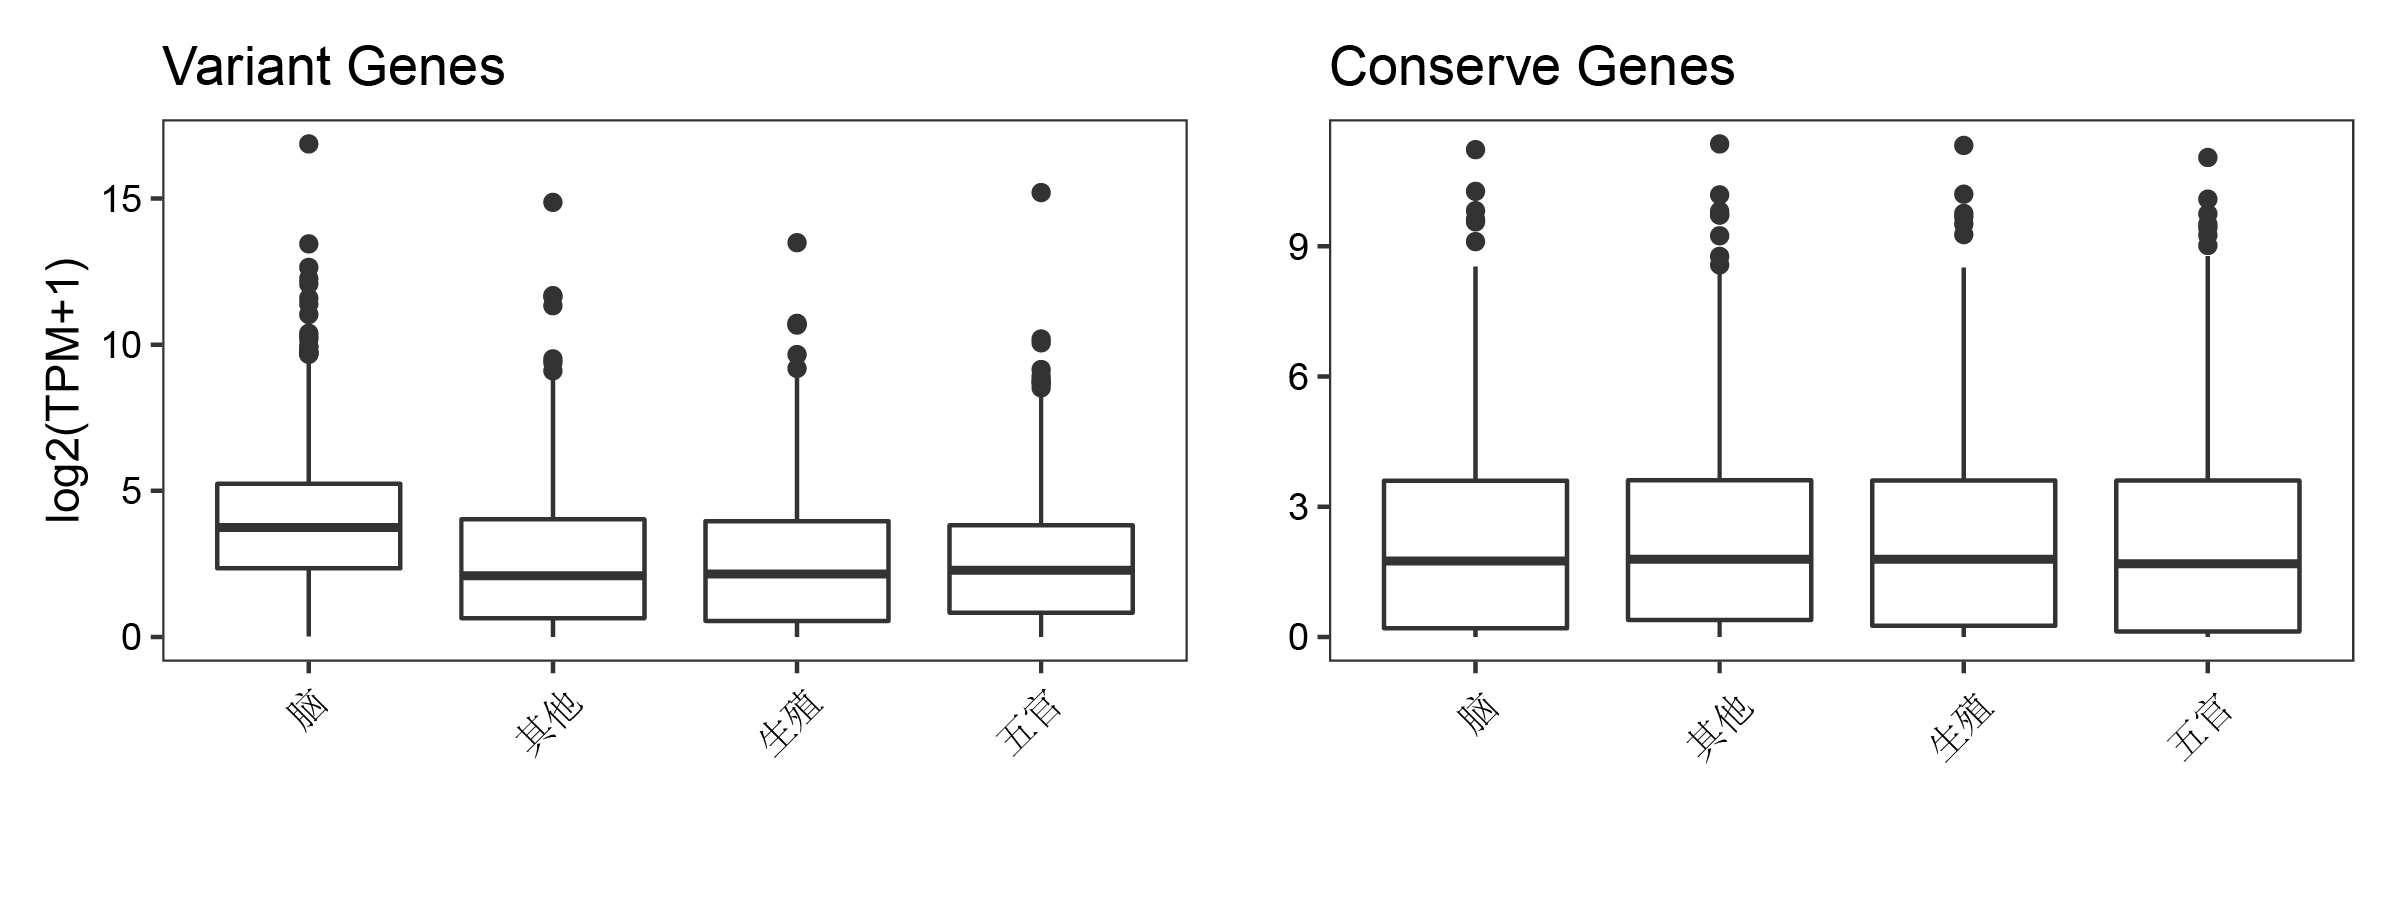

R code for this plot:
rna %<>% dplyr::filter(`Gene name` %in% c(anova.res_conserve$path,anova.res_specifc$path))

rna2 <- rna %>% pivot_wider(names_from = Tissue2,values_from = nTPM) %>% 
  group_by(`Gene name`) %>% 
  summarise(wuguan=mean(wuguan,na.rm = T),
            other=mean(other,na.rm = T),
            Brain=mean(Brain,na.rm = T),
            sex=mean(sex,na.rm = T))

p1<-rna2[rna2$`Gene name` %in% anova.res_specifc$path,] %>% 
  pivot_longer(cols = wuguan:sex,names_to = "Tissue2") %>% 
  #dplyr::filter(Tissue2 %in% Tissuelist[1:27]) %>% 
  ggplot(aes(x = Tissue2,y=value))+
  geom_boxplot()+
  theme_test()+
  theme(axis.text.x = element_text(angle = 45,hjust= 1),
        axis.text = element_text(colour = "black"))+
  xlab("")+ylab("log2(TPM+1)")+
  ggtitle("Variant Genes")

p2<-rna2[rna2$`Gene name` %in% anova.res_conserve$path,] %>% 
  pivot_longer(cols = wuguan:sex,names_to = "Tissue2") %>% 
  #dplyr::filter(Tissue2 %in% Tissuelist[1:27]) %>% 
  ggplot(aes(x = Tissue2,y=value))+
  geom_boxplot()+
  theme_test()+
  theme(axis.text.x = element_text(angle = 45,hjust= 1),
        axis.text = element_text(colour = "black"))+
  xlab("")+ylab("")+
  ggtitle("Conserve Genes")
p1+p2
